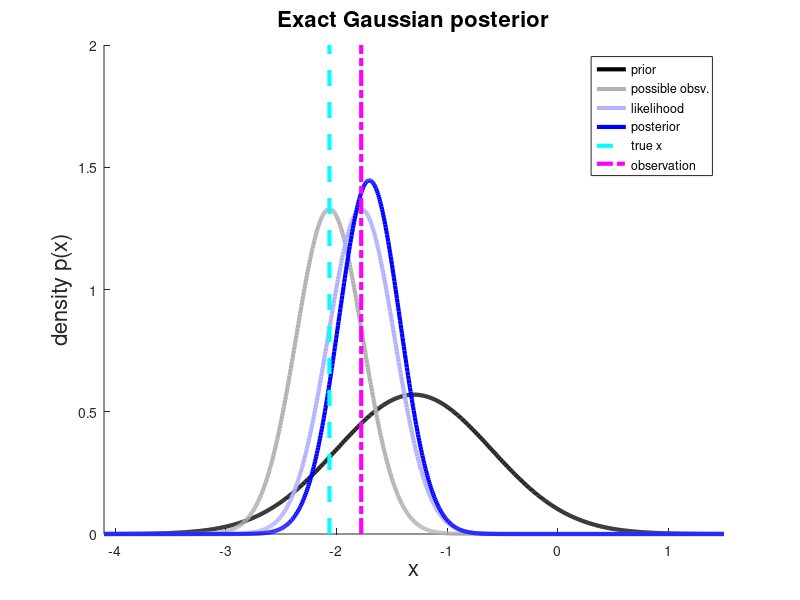

Recreate this plot in MATLAB. (Note: this script raises an error after producing the figure.)
%
% Test of esest(.) code's ability to recover a 1D Gaussian posterior
% "exactly" in the limit of large ensemble (it should be able to do this).
%

% priorxv ~ N(mu0, sigma0^2)
sigma0 = 0.7;
mu0 = -1.3;

% measurement precision v ~ N(0, sigmav^2)
sigmav = 0.30;

% draw a sample measurement y = x + v from prior
xtrue = (sigma0*randn + mu0);
y = xtrue + sigmav*randn;

% evaluate the posterior density x|y ~ N(mu1, sigma1^2)
k = sigma0^2/(sigma0^2 + sigmav^2);
e = y - mu0;
mu1 = mu0 + k*e;
sigma1 = sqrt((1 - k))*sigma0;

% Display what happened using 1d normal density
% p(x|m,s)=exp(-0.5*(x-m)^2/s^2)/(s*sqrt(2*pi))

px = @(x, m, s)(exp(-0.5*((x - m)/s).^2)/(s*sqrt(2*pi)));

nxx = 1e3;
xx = linspace(mu0-4*sigma0, mu0+4*sigma0, nxx);
p0 = px(xx, mu0, sigma0);
pl = px(xx, y, sigmav);  % likelihood
py = px(xx, xtrue, sigmav);  % indicate the possible measurements
p1 = px(xx, mu1, sigma1);  % posterior

figure;
hold on;
plot(xx, p0, 'Color', 'k', 'LineWidth', 3);
plot(xx, py, 'Color', [0.7, 0.7, 0.7], 'LineWidth', 3);
plot(xx, pl, 'Color', [0.7, 0.7, 1.0], 'LineWidth', 3);
plot(xx, p1, 'Color', 'b', 'LineWidth', 3);
A = axis();
line(xtrue*[1, 1], [A(3), A(4)], 'LineWidth', 3, 'LineStyle', '--', 'Color', 'c');
line(y*[1, 1], [A(3), A(4)], 'LineWidth', 3, 'LineStyle', '-.', 'Color', 'm');
axis([xx(1), xx(end), A(3), A(4)]);
legend('prior', 'possible obsv.', 'likelihood', 'posterior', 'true x', 'observation');
xlabel('x', 'FontSize', 16);
ylabel('density p(x)', 'FontSize', 16);
title('Exact Gaussian posterior', 'FontSize', 16);

esoo = esest();
esoo.EnsembleSize = 2e3;
esoo.Iterations = 8;
% All these algorithms should solve the present estimation problem:
%   'es', 'es-svd', 'es-mda', 'ies', 'es-mda-svd', 'ies-sub'
esoo.Algorithm = 'es-mda-svd';
esoo.VectorizedF = true;

% Next provide forward model f(x) = x, observation error Covv = sigmav^2,
% and prior N(mu0, Cov0=sigma0^2) to the "ensemble estimator" esest(.);

f = @(x)(x); 
Covv = sigmav*sigmav;
mu_1 = mu0;
Cov_1 = sigma0*sigma0;
xinit = [];

rep = esest(f, y, Covv, mu_1, Cov_1, xinit, esoo);

figure;
hold on;
plot(xx, p0, 'Color', 'c', 'LineWidth', 3);
plot(xx, p1, 'Color', 'b', 'LineWidth', 3);
mi = mean(rep.X);
stdi = std(rep.X);
p1_i = px(xx, mi, stdi);  % posterior ensemble final state
plot(xx, p1_i, 'Color', 'r', 'LineWidth', 3);
for ii = 1:numel(rep.Xitr)
  if isempty(rep.Xitr{ii}), continue; end
  % Show histograms of ensemble progressions here; or reductions to sample mean/variances ?  
  mi = mean(rep.Xitr{ii});
  stdi = std(rep.Xitr{ii});
  p1_i = px(xx, mi, stdi);  % posterior progressions
  plot(xx, p1_i, 'Color', [0.5, 0.5, 0.5], 'LineWidth', 1);
end
legend('true prior', 'true posterior', sprintf('final (%s)', upper(esoo.Algorithm)));
xlabel('x', 'FontSize', 16);
ylabel('density p(x)', 'FontSize', 16);
title(sprintf('Ensemble-based posterior (size = %i)', length(rep.X)), 'FontSize', 16);

